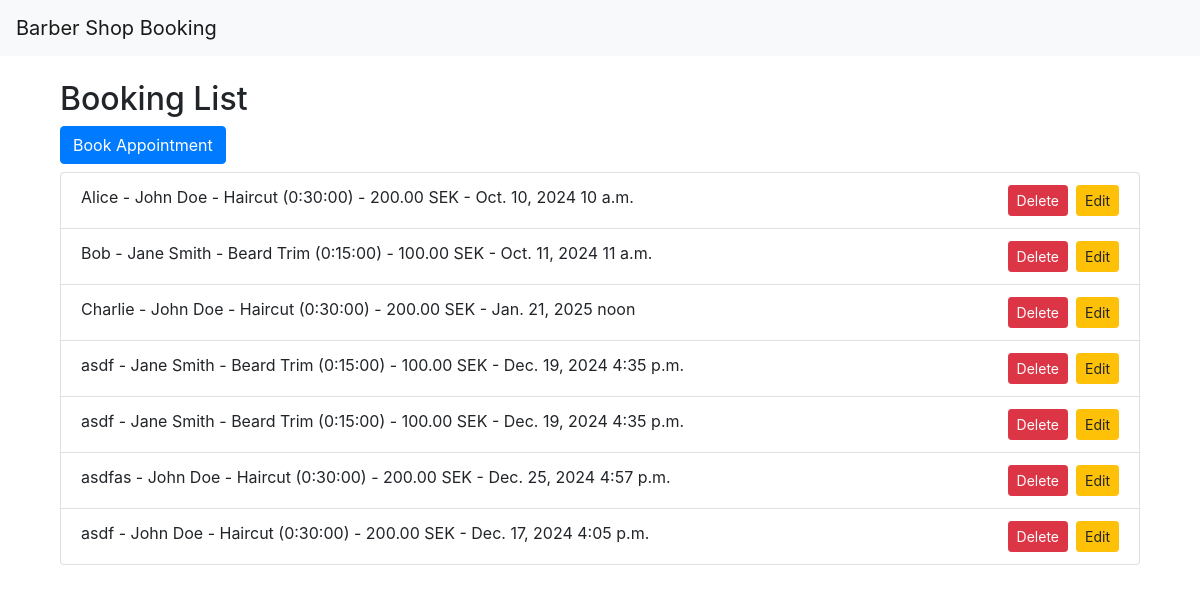
The app's page /, older data.
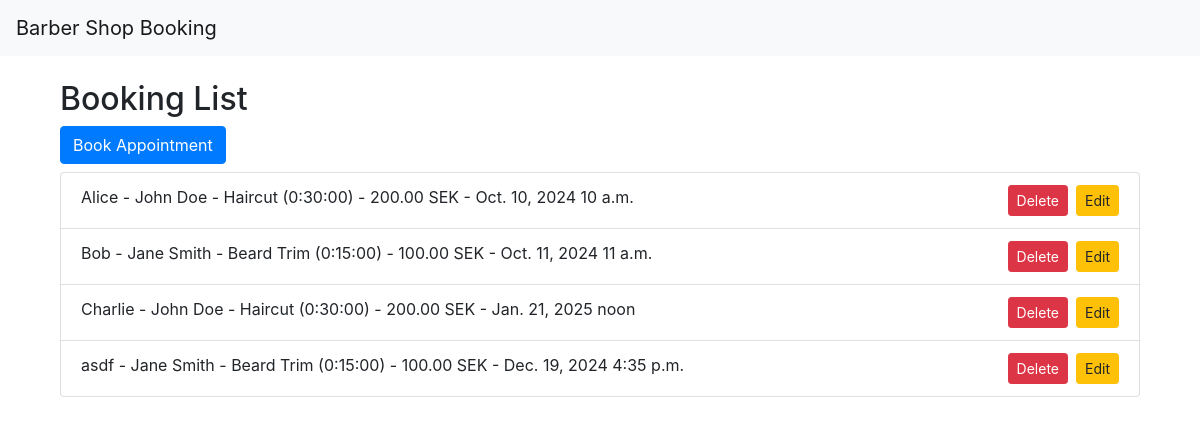
The same page, newer data.
### bookings/models.py (models this page shows, shortened)
class Booking(models.Model):
    customer_name = models.CharField(max_length=100)
    barber = models.ForeignKey(Barber, on_delete=models.CASCADE)
    service = models.ForeignKey(Service, on_delete=models.CASCADE)
    date = models.DateField()
    time = models.TimeField()

class Barber(models.Model):
    name = models.CharField(max_length=100)
    experience = models.PositiveIntegerField(help_text="Years of experience")
    def __str__(self):
        return self.name

class Service(models.Model):
    name = models.CharField(max_length=100)
    duration = models.DurationField(help_text="Duration of the service (e.g., 00:30:00 for 30 minutes)")
    price = models.DecimalField(max_digits=6, decimal_places=2)
    def __str__(self):
        return f"{self.name} ({self.duration}) - {self.price} SEK"

### bookings/views.py (the view)
# urls.py: path('', views.booking_list, name='booking_list'),
def booking_list(request):
    bookings = Booking.objects.all()
    return render(request, 'bookings/booking_list.html', {'bookings': bookings})

### bookings/templates/bookings/booking_list.html
{% extends 'base.html' %}
{% block content %}
  <div class="container mt-4">
    <h2>Booking List</h2>
    <a class="btn btn-primary mb-2" href="{% url 'book_appointment' %}">Book Appointment</a>
    <ul class="list-group">
      {% for booking in bookings %}
        <li class="list-group-item">
          {{ booking.customer_name }} - {{ booking.barber }} - {{ booking.service }} - {{ booking.date }} {{ booking.time }}
          <a class="btn btn-sm btn-warning float-right ml-2" href="{% url 'update_appointment' booking.id %}">Edit</a>
          <a class="btn btn-sm btn-danger float-right" href="{% url 'delete_appointment' booking.id %}">Delete</a>
        </li>
      {% endfor %}
    </ul>
  </div>
{% endblock %}

### templates/base.html (shortened to what this page needs)
<!DOCTYPE html>
<html lang="en">
<head>
    <link rel="stylesheet" href="https://maxcdn.bootstrapcdn.com/bootstrap/4.5.2/css/bootstrap.min.css">
</head>
<body>
    <nav class="navbar navbar-expand-lg navbar-light bg-light">
        <a class="navbar-brand" href="/">Barber Shop Booking</a>
    </nav>
    <div class="container">
        {% block content %}{% endblock %}
    </div>
</body>
</html>

Row changes from the older to the newer data that the page shows:
removed Booking: customer_name "asdf", barber "Jane Smith", service "Beard Trim (0:15:00) - 100.00 SEK", date "Dec. 19, 2024", time "4:35 p.m."
removed Booking: customer_name "asdfas", barber "John Doe", service "Haircut (0:30:00) - 200.00 SEK", date "Dec. 25, 2024", time "4:57 p.m."
removed Booking: customer_name "asdf", barber "John Doe", service "Haircut (0:30:00) - 200.00 SEK", date "Dec. 17, 2024", time "4:05 p.m."
